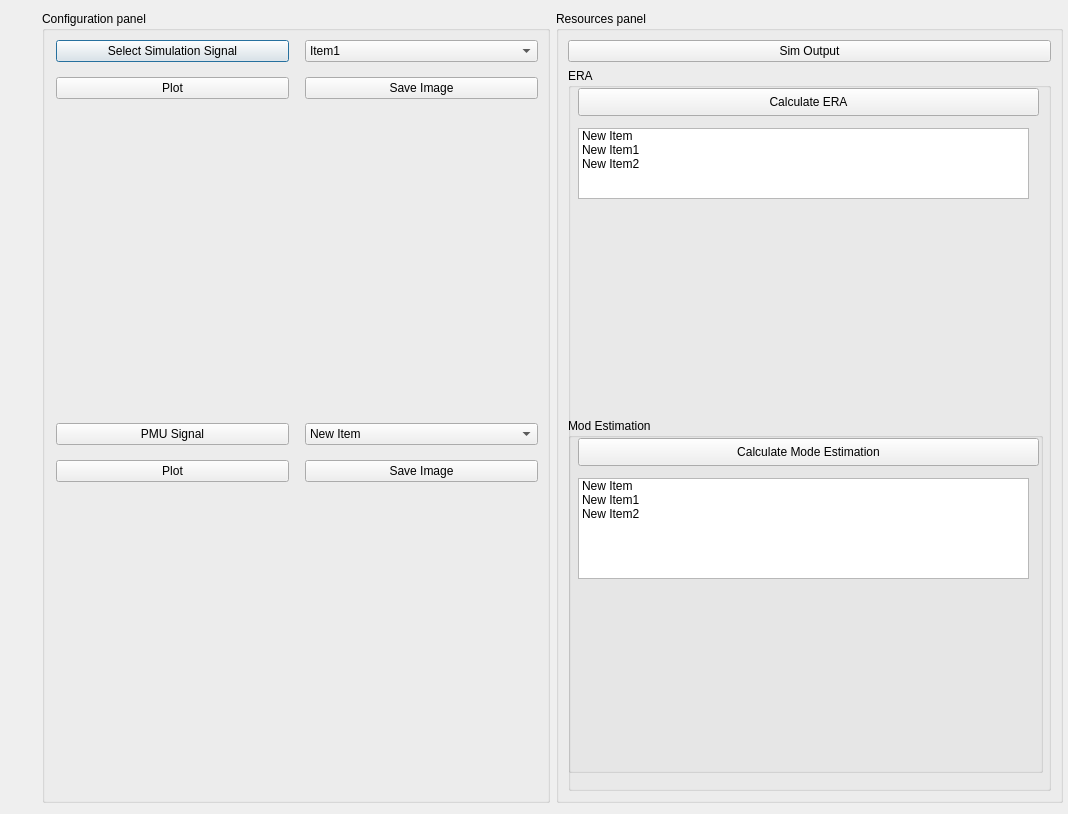
<?xml version="1.0" encoding="UTF-8"?>
<ui version="4.0">
 <class>Dialog</class>
 <widget class="QDialog" name="Dialog">
  <property name="geometry">
   <rect>
    <x>0</x>
    <y>0</y>
    <width>1068</width>
    <height>814</height>
   </rect>
  </property>
  <property name="windowTitle">
   <string>Dialog</string>
  </property>
  <layout class="QHBoxLayout" name="horizontalLayout">
   <property name="leftMargin">
    <number>42</number>
   </property>
   <property name="rightMargin">
    <number>5</number>
   </property>
   <item>
    <widget class="QGroupBox" name="groupBox">
     <property name="title">
      <string>Configuration panel</string>
     </property>
     <layout class="QGridLayout" name="gridLayout_2">
      <property name="horizontalSpacing">
       <number>16</number>
      </property>
      <property name="verticalSpacing">
       <number>15</number>
      </property>
      <property name="leftMargin">
       <number>11</number>
      </property>
      <item row="0" column="0">
       <widget class="QPushButton" name="pushButton_6">
        <property name="text">
         <string>Select Simulation Signal</string>
        </property>
       </widget>
      </item>
      <item row="0" column="1">
       <widget class="QComboBox" name="comboBox">
        <item>
         <property name="text">
          <string>Item1</string>
         </property>
        </item>
        <item>
         <property name="text">
          <string>Item2</string>
         </property>
        </item>
       </widget>
      </item>
      <item row="2" column="0" colspan="2">
       <widget class="MatplotlibWidget" name="mplwidget_2"/>
      </item>
      <item row="5" column="0" colspan="2">
       <widget class="MatplotlibWidget" name="mplwidget_3"/>
      </item>
      <item row="3" column="0">
       <widget class="QPushButton" name="pushButton_7">
        <property name="text">
         <string>PMU Signal</string>
        </property>
       </widget>
      </item>
      <item row="3" column="1">
       <widget class="QComboBox" name="comboBox_2">
        <item>
         <property name="text">
          <string>New Item</string>
         </property>
        </item>
        <item>
         <property name="text">
          <string>New Item1</string>
         </property>
        </item>
       </widget>
      </item>
      <item row="1" column="0">
       <widget class="QPushButton" name="pushButton_4">
        <property name="text">
         <string>Plot</string>
        </property>
       </widget>
      </item>
      <item row="4" column="0">
       <widget class="QPushButton" name="pushButton_5">
        <property name="text">
         <string>Plot</string>
        </property>
       </widget>
      </item>
      <item row="1" column="1">
       <widget class="QPushButton" name="pushButton_8">
        <property name="text">
         <string>Save Image</string>
        </property>
       </widget>
      </item>
      <item row="4" column="1">
       <widget class="QPushButton" name="pushButton_9">
        <property name="text">
         <string>Save Image</string>
        </property>
       </widget>
      </item>
     </layout>
    </widget>
   </item>
   <item>
    <widget class="QGroupBox" name="groupBox_2">
     <property name="title">
      <string>Resources panel</string>
     </property>
     <layout class="QGridLayout" name="gridLayout">
      <item row="0" column="0">
       <widget class="QPushButton" name="pushButton">
        <property name="text">
         <string>Sim Output</string>
        </property>
       </widget>
      </item>
      <item row="2" column="0">
       <widget class="QGroupBox" name="groupBox_4">
        <property name="title">
         <string>ERA</string>
        </property>
        <widget class="QPushButton" name="pushButton_3">
         <property name="geometry">
          <rect>
           <x>10</x>
           <y>20</y>
           <width>461</width>
           <height>28</height>
          </rect>
         </property>
         <property name="text">
          <string>Calculate ERA</string>
         </property>
        </widget>
        <widget class="QListWidget" name="listWidget_3">
         <property name="geometry">
          <rect>
           <x>10</x>
           <y>60</y>
           <width>451</width>
           <height>71</height>
          </rect>
         </property>
         <item>
          <property name="text">
           <string>New Item</string>
          </property>
         </item>
         <item>
          <property name="text">
           <string>New Item1</string>
          </property>
         </item>
         <item>
          <property name="text">
           <string>New Item2</string>
          </property>
         </item>
        </widget>
        <widget class="MatplotlibWidget" name="mplwidget_4">
         <property name="geometry">
          <rect>
           <x>10</x>
           <y>140</y>
           <width>461</width>
           <height>191</height>
          </rect>
         </property>
        </widget>
        <widget class="QGroupBox" name="groupBox_3">
         <property name="geometry">
          <rect>
           <x>0</x>
           <y>350</y>
           <width>475</width>
           <height>355</height>
          </rect>
         </property>
         <property name="title">
          <string>Mod Estimation</string>
         </property>
         <widget class="QListWidget" name="listWidget_2">
          <property name="geometry">
           <rect>
            <x>10</x>
            <y>60</y>
            <width>451</width>
            <height>101</height>
           </rect>
          </property>
          <item>
           <property name="text">
            <string>New Item</string>
           </property>
          </item>
          <item>
           <property name="text">
            <string>New Item1</string>
           </property>
          </item>
          <item>
           <property name="text">
            <string>New Item2</string>
           </property>
          </item>
         </widget>
         <widget class="QPushButton" name="pushButton_2">
          <property name="geometry">
           <rect>
            <x>10</x>
            <y>20</y>
            <width>461</width>
            <height>28</height>
           </rect>
          </property>
          <property name="text">
           <string>Calculate Mode Estimation</string>
          </property>
         </widget>
        </widget>
        <zorder>listWidget</zorder>
        <zorder>pushButton_3</zorder>
        <zorder>listWidget_3</zorder>
        <zorder>mplwidget_4</zorder>
        <zorder>groupBox_3</zorder>
       </widget>
      </item>
     </layout>
    </widget>
   </item>
  </layout>
 </widget>
 <customwidgets>
  <customwidget>
   <class>MatplotlibWidget</class>
   <extends>QWidget</extends>
   <header>matplotlibwidget</header>
  </customwidget>
 </customwidgets>
 <resources/>
 <connections/>
</ui>
